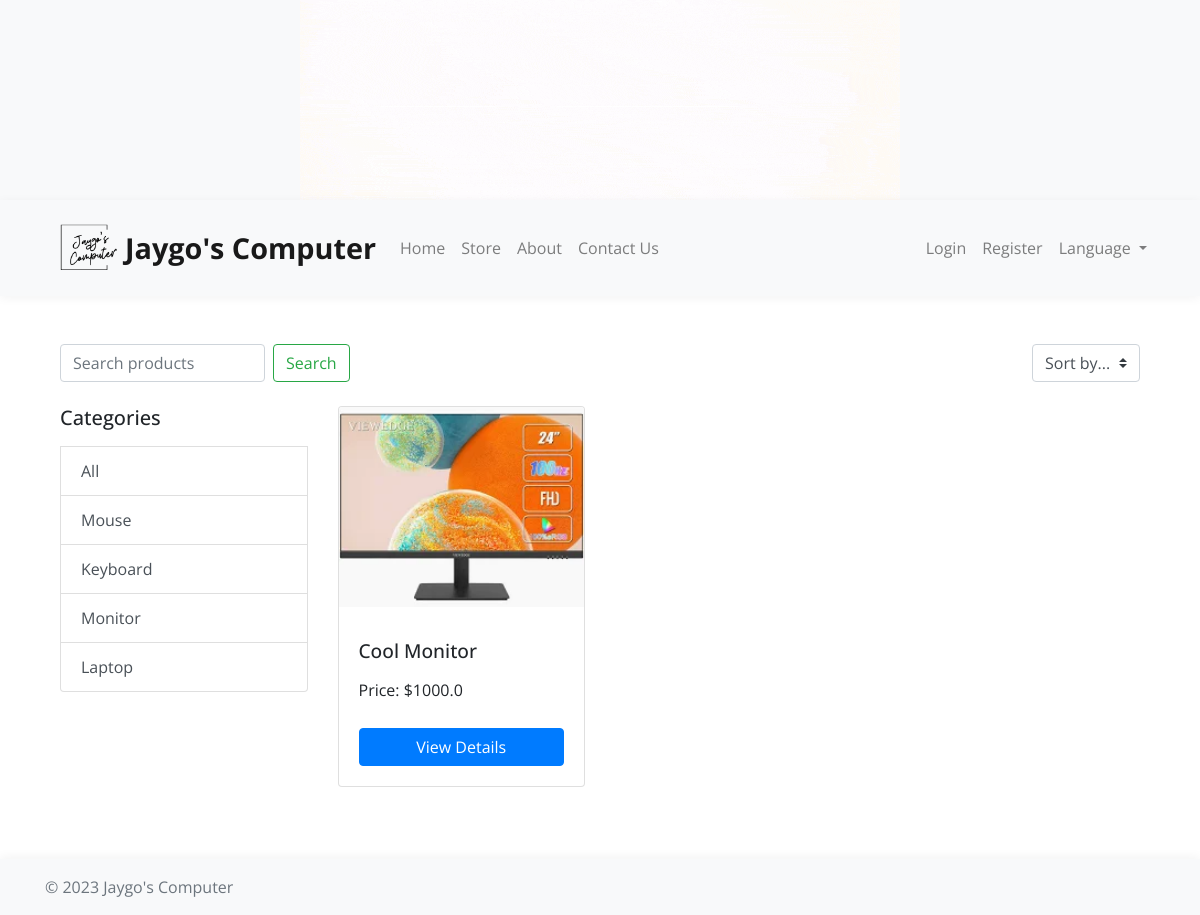
The app's page /store?category=Monitor with its own data.
### app.py (models this page shows)
class Categories(db.Model):
    id = db.Column(db.Integer, primary_key=True)
    name = db.Column(db.String(100))

class Product(db.Model):
    id = db.Column(db.Integer, primary_key=True)
    name = db.Column(db.String(100), nullable=False)
    price = db.Column(db.Float, nullable=False)
    rating = db.Column(db.Float, nullable=False, default=0.0)
    num_ratings = db.Column(db.Integer, nullable=False, default=0)
    image_path = db.Column(db.String(255), nullable=True)
    description = db.Column(db.Text)
    latest_product = db.Column(db.Boolean, default=False)
    popular_product = db.Column(db.Boolean, default=False)
    comments = db.relationship('Comment', backref='product', lazy=True)
    category = db.Column(db.String(100), nullable=False)

### app.py (the view)
@app.route('/store', methods=['GET'])
def store():
    search_query = request.args.get('search_query', '')
    category = request.args.get('category', '')
    sort_by = request.args.get('sort_by', '')
    filtered_products = filter_products(search_query, category, sort_by)
    categories = Categories.query.all()
    return render_template('store.html', products=filtered_products, categories=categories)

### app.py (called while the page is built)
@app.context_processor
def inject_username():
    if current_user.is_authenticated:
        return {'username': current_user.username}
    else:
        return {'username': None}

def filter_products(search_query, category, sort_by):
    query = Product.query
    if search_query:
        query = query.filter(Product.name.ilike(f'%{search_query}%'))
    if category:
        query = query.filter(Product.category == str(category))
    if sort_by == 'rating':
        query = query.order_by(desc(Product.rating))
    return query.all()

### templates/store.html (shortened to what this page needs)
{% extends "base.html" %}
{% block content %}
<div class="container my-5">
  <div class="d-flex justify-content-between align-items-center mb-4">
    <form class="form-inline" action="{{ url_for('store') }}" method="GET">
      <input class="form-control mr-sm-2" type="search" placeholder="Search products" name="search_query">
      <button class="btn btn-outline-success my-2 my-sm-0" type="submit">Search</button>
    </form>
    <form action="{{ url_for('store') }}" method="GET">
      <select class="custom-select" name="sort_by" onchange="this.form.submit()">
        <option selected>Sort by...</option>
      </select>
    </form>
  </div>
  <div class="row">
    <div class="col-lg-3 mb-4">
      <div class="list-group">
        <h5 class="mb-3">Categories</h5>
        <a href="{{ url_for('store') }}" class="list-group-item list-group-item-action">All</a>
        {% for category in categories %}
          <a href="{{ url_for('store', category=category.name) }}" class="list-group-item list-group-item-action">{{ category.name }}</a>
        {% endfor %}
      </div>
    </div>
    <div class="col-lg-9">
      <div class="row">
        {% for product in products %}
          <div class="col-md-4 mb-4">
            <div class="card h-100">
              <img src="{{ url_for('static', filename=product.image_path) }}" class="card-img-top" alt="Product Image">
              <div class="card-body d-flex flex-column">
                <h5 class="card-title mt-auto">{{ product.name }}</h5>
                <p class="card-text">Price: ${{ product.price }}</p>
                <a href="{{ url_for('view_product', product_id=product.id) }}" class="btn btn-primary mt-auto">View Details</a>
              </div>
            </div>
          </div>
        {% endfor %}
      </div>
    </div>
  </div>
</div>
{% endblock %}

### templates/styles.css (style rules this page uses)
.card { height: 400px; display: flex; flex-direction: column; justify-content: space-between; margin-bottom: 20px; }
.card-img-top { width: 100%; height: 200px; object-fit: cover; }
.card-body { flex-grow: 1; display: flex; flex-direction: column; justify-content: space-between; }
.card-title { font-size: 1.2rem; line-height: 1.5; }
body { font-family: 'Open Sans', sans-serif; }

### records on screen
Categories: name "Mouse"
Categories: name "Keyboard"
Categories: name "Monitor"
Categories: name "Laptop"
Product: image_path (picture), name "Cool Monitor", price "1000.0"

### other values on screen
{{ ('Jaygo\'s Computer') }} "Jaygo's Computer"
{{ ('Home') }} "Home"
{{ ('Store') }} "Store"
{{ ('About') }} "About"
{{ ('Contact Us') }} "Contact Us"
{{ ('Login') }} "Login"
{{ ('Register') }} "Register"
{{ ('Language') }} "Language"
